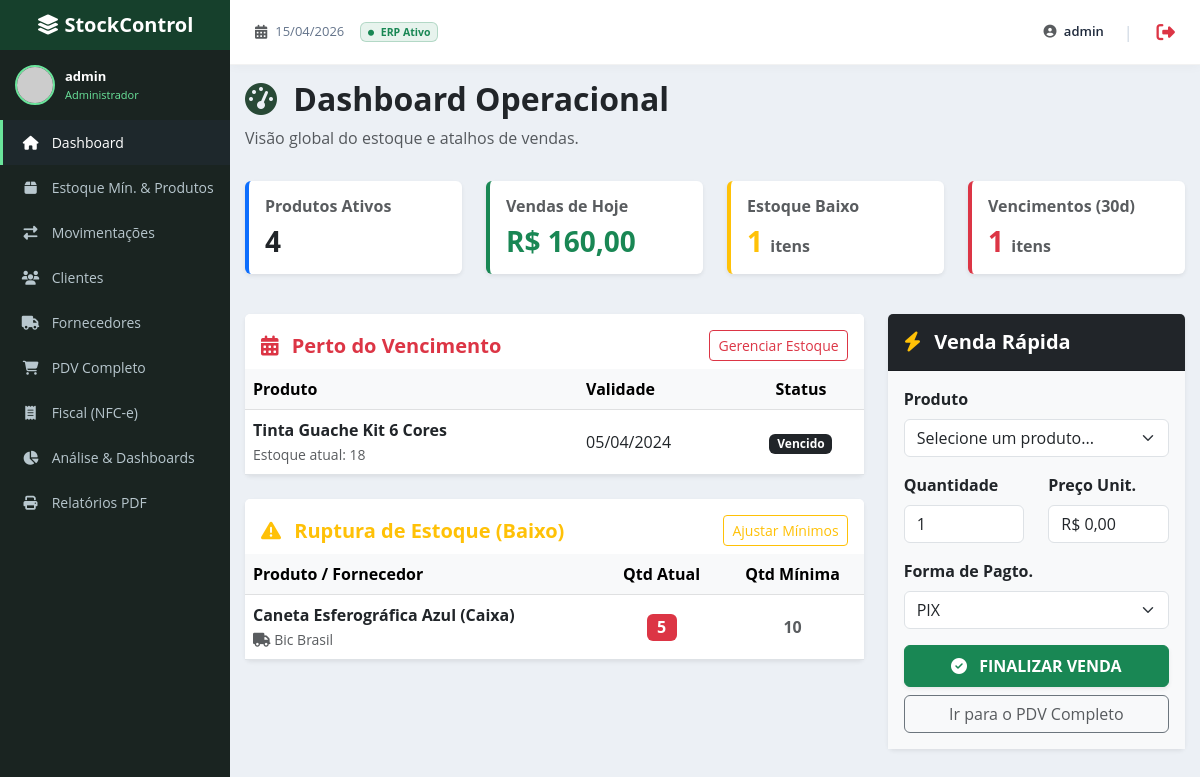
/index.php (signed in), run on the app's committed database.
### tables this page shows
CREATE TABLE IF NOT EXISTS produtos (
    id INT AUTO_INCREMENT PRIMARY KEY,
    nome VARCHAR(255) NOT NULL,
    categoria VARCHAR(100),
    quantidade INT DEFAULT 0,
    estoque_minimo INT DEFAULT 5,
    validade DATE NULL,
    preco_venda DECIMAL(10,2) NOT NULL,
    preco_compra DECIMAL(10,2) NOT NULL DEFAULT 0.00,
    fornecedor_id INT,
    FOREIGN KEY (fornecedor_id) REFERENCES fornecedores(id) ON DELETE SET NULL
);

CREATE TABLE IF NOT EXISTS fornecedores (
    id INT AUTO_INCREMENT PRIMARY KEY,
    nome VARCHAR(255) NOT NULL,
    cnpj VARCHAR(20),
    telefone VARCHAR(20),
    email VARCHAR(255),
    status ENUM('ativo', 'inativo') DEFAULT 'ativo'
);

### index.php (the view, shortened to what this page needs)
<?php
require_once 'db.php';
$stmtTotal = $pdo->query("SELECT COUNT(*) as total FROM produtos");
$totalProdutos = $stmtTotal->fetch()['total'];
$stmtEstoqueBaixo = $pdo->query("
    SELECT p.*, f.nome as fornecedor_nome
    FROM produtos p
    LEFT JOIN fornecedores f ON p.fornecedor_id = f.id
    WHERE p.quantidade <= p.estoque_minimo
    ORDER BY p.quantidade ASC Limit 5
");
$produtosEstoqueBaixo = $stmtEstoqueBaixo->fetchAll();
$stmtTotalBaixo = $pdo->query("SELECT COUNT(*) as total FROM produtos WHERE quantidade <= estoque_minimo");
$totalEstoqueBaixo = $stmtTotalBaixo->fetch()['total'];
$stmtVencimento = $pdo->query("SELECT * FROM produtos WHERE validade IS NOT NULL AND validade <= DATE_ADD(CURDATE(), INTERVAL 30 DAY) ORDER BY validade ASC Limit 5");
$produtosVencimento = $stmtVencimento->fetchAll();
$stmtTotalVenc = $pdo->query("SELECT COUNT(*) as total FROM produtos WHERE validade IS NOT NULL AND validade <= DATE_ADD(CURDATE(), INTERVAL 30 DAY)");
$totalVencimento = $stmtTotalVenc->fetch()['total'];
$stmtVendasHoje = $pdo->query("SELECT SUM(total) as vendas_hoje FROM vendas WHERE DATE(data_venda) = CURDATE()");
$vendasHoje = $stmtVendasHoje->fetch()['vendas_hoje'];
?>
<!DOCTYPE html>
<html lang="pt-BR">
<head>
    <link href="assets/css/bootstrap.min.css" rel="stylesheet">
    <link rel="stylesheet" href="assets/css/all.min.css">
    <link rel="stylesheet" href="style.css">
</head>
<body>
    <div class="sidebar-wrapper">
        <div class="sidebar-brand">
            <i class="fas fa-layer-group"></i> StockControl
        </div>
        <?php
            $userName    = htmlspecialchars($_SESSION['user_name']   ?? 'Usuário');
            $userPerfil  = htmlspecialchars($_SESSION['user_perfil']  ?? 'gestor');
            $perfilLabel = match($userPerfil) {
                'admin'  => 'Administrador',
                'caixa'  => 'Operador de Caixa',
                default  => 'Gestor'
            };
        ?>
        <div class="sidebar-user">
            <img src="https://ui-avatars.com/api/?name=<?= urlencode($userName) ?>&background=2d6a4f&color=fff" width="40" height="40" alt="<?= $userName ?>" style="border-radius:50%;border:2px solid #6ae49b;">
            <div>
                <span class="d-block" style="font-size: 13px; font-weight: bold;"><?= $userName ?></span>
                <span class="d-block" style="font-size: 11px; color: #6ae49b;"><?= $perfilLabel ?></span>
            </div>
        </div>
        <ul class="sidebar-menu">
            <li><a href="index.php" class="active"><i class="fas fa-home"></i> Dashboard</a></li>
            <li><a href="produtos.php"><i class="fas fa-box"></i> Estoque Mín. & Produtos</a></li>
            <li><a href="movimentacoes.php"><i class="fas fa-exchange-alt"></i> Movimentações</a></li>
            <li><a href="clientes.php"><i class="fas fa-users"></i> Clientes</a></li>
            <li><a href="fornecedores.php"><i class="fas fa-truck"></i> Fornecedores</a></li>
            <li><a href="venda.php"><i class="fas fa-shopping-cart"></i> PDV Completo</a></li>
            <li><a href="fiscal.php"><i class="fas fa-receipt"></i> Fiscal (NFC-e)</a></li>
            <li><a href="analise.php"><i class="fas fa-chart-pie"></i> Análise & Dashboards</a></li>
            <li><a href="relatorio_pdf.php"><i class="fas fa-print"></i> Relatórios PDF</a></li>
        </ul>
    </div>
    <div class="main-panel">
        <div class="topbar">
            <div class="topbar-left">
                <i class="fas fa-calendar-alt text-muted me-2"></i> <span style="font-weight: 500; font-size: 13px;"><?= date('d/m/Y') ?></span>
                <span class="ms-3 badge bg-success bg-opacity-10 text-success border border-success border-opacity-25"><i class="fas fa-circle me-1" style="font-size: 6px; vertical-align: middle;"></i> ERP Ativo</span>
            </div>
            <div class="topbar-icons">
                <span class="user-name"><i class="fas fa-user-circle text-muted me-1"></i> <?= htmlspecialchars($_SESSION['user_name'] ?? '') ?></span>
                <span class="divider">|</span>
                <a href="logout.php" class="text-danger ms-1" title="Sair do Sistema" style="font-size: 1.15rem; transition: opacity 0.25s;" onmouseover="this.style.opacity='0.7'" onmouseout="this.style.opacity='1'"><i class="fas fa-sign-out-alt"></i></a>
            </div>
        </div>
<div class="content-header">
            <h2 class="fw-bold text-dark"><i class="fas fa-tachometer-alt me-2 text-primary"></i> Dashboard Operacional</h2>
            <p class="text-muted">Visão global do estoque e atalhos de vendas.</p>
        </div>
        <div class="content-body">
            <div class="row mb-4">
                <div class="col-md-3 col-sm-6 mb-3">
                    <div class="card border-0 shadow-sm h-100" style="border-left: 4px solid #0d6efd !important;">
                        <div class="card-body">
                            <h6 class="text-muted fw-bold">Produtos Ativos</h6>
                            <h3 class="mb-0 fw-bold"><?= $totalProdutos ?></h3>
                        </div>
                    </div>
                </div>
                <div class="col-md-3 col-sm-6 mb-3">
                    <div class="card border-0 shadow-sm h-100" style="border-left: 4px solid #198754 !important;">
                        <div class="card-body">
                            <h6 class="text-muted fw-bold">Vendas de Hoje</h6>
                            <h3 class="mb-0 fw-bold text-success">R$ <?= number_format($vendasHoje ?? 0, 2, ',', '.') ?></h3>
                        </div>
                    </div>
                </div>
                <div class="col-md-3 col-sm-6 mb-3">
                    <div class="card border-0 shadow-sm h-100" style="border-left: 4px solid #ffc107 !important;">
                        <div class="card-body">
                            <h6 class="text-muted fw-bold">Estoque Baixo</h6>
                            <h3 class="mb-0 fw-bold text-warning"><?= $totalEstoqueBaixo ?> <small class="text-muted fs-6">itens</small></h3>
                        </div>
                    </div>
                </div>
                <div class="col-md-3 col-sm-6 mb-3">
                    <div class="card border-0 shadow-sm h-100" style="border-left: 4px solid #dc3545 !important;">
                        <div class="card-body">
                            <h6 class="text-muted fw-bold">Vencimentos (30d)</h6>
                            <h3 class="mb-0 fw-bold text-danger"><?= $totalVencimento ?> <small class="text-muted fs-6">itens</small></h3>
                        </div>
                    </div>
                </div>
            </div>
            <div class="row">
                <div class="col-lg-8">
                    <div class="card border-0 shadow-sm mb-4">
                        <div class="card-header bg-white border-bottom-0 pt-3 pb-2 d-flex justify-content-between align-items-center">
                            <h5 class="fw-bold text-danger m-0"><i class="fas fa-calendar-alt me-2"></i> Perto do Vencimento</h5>
                            <a href="produtos.php" class="btn btn-sm btn-outline-danger">Gerenciar Estoque</a>
                        </div>
                        <div class="card-body p-0">
                            <div class="table-responsive">
                                <table class="table table-hover mb-0 align-middle">
                                    <thead class="table-light">
                                        <tr>
                                            <th>Produto</th>
                                            <th>Validade</th>
                                            <th class="text-center">Status</th>
                                        </tr>
                                    </thead>
                                    <tbody>
                                        <?php if(count($produtosVencimento) > 0): ?>
                                            <?php foreach($produtosVencimento as $p):
                                                $dataValidade = new DateTime($p['validade']);
                                                $hoje = new DateTime();
                                                $dias = $hoje->diff($dataValidade)->format('%R%a');
                                                $statusClass = ($dias < 0) ? "bg-dark" : (($dias <= 15) ? "bg-danger" : "bg-warning text-dark");
                                                $statusLabel = ($dias < 0) ? "Vencido" : "Faltam {$dias} dias";
                                            ?>
                                            <tr>
                                                <td><strong><?= htmlspecialchars($p['nome']) ?></strong><br><small class="text-muted">Estoque atual: <?= $p['quantidade'] ?></small></td>
                                                <td><?= date('d/m/Y', strtotime($p['validade'])) ?></td>
                                                <td class="text-center"><span class="badge <?= $statusClass ?>"><?= $statusLabel ?></span></td>
                                            </tr>
                                            <?php endforeach; ?>
                                        <?php else: ?>
                                            <tr><td colspan="3" class="text-center py-4 text-muted">Tudo certo com os vencimentos.</td></tr>
                                        <?php endif; ?>
                                    </tbody>
                                </table>
                            </div>
                        </div>
                    </div>
                    <div class="card border-0 shadow-sm mb-4">
                        <div class="card-header bg-white border-bottom-0 pt-3 pb-2 d-flex justify-content-between align-items-center">
                            <h5 class="fw-bold text-warning m-0"><i class="fas fa-exclamation-triangle me-2"></i> Ruptura de Estoque (Baixo)</h5>
                            <a href="produtos.php" class="btn btn-sm btn-outline-warning">Ajustar Mínimos</a>
                        </div>
                        <div class="card-body p-0">
                            <div class="table-responsive">
                                <table class="table table-hover mb-0 align-middle">
                                    <thead class="table-light">
                                        <tr>
                                            <th>Produto / Fornecedor</th>
                                            <th class="text-center">Qtd Atual</th>
                                            <th class="text-center">Qtd Mínima</th>
                                        </tr>
                                    </thead>
                                    <tbody>
                                        <?php if(count($produtosEstoqueBaixo) > 0): ?>
                                            <?php foreach($produtosEstoqueBaixo as $p): ?>
                                            <tr>
                                                <td><strong><?= htmlspecialchars($p['nome']) ?></strong><br><small class="text-muted"><i class="fas fa-truck"></i> <?= htmlspecialchars($p['fornecedor_nome'] ?? 'Sem Fornecedor') ?></small></td>
                                                <td class="text-center"><span class="badge bg-danger fs-6"><?= $p['quantidade'] ?></span></td>
                                                <td class="text-center text-muted fw-bold"><?= $p['estoque_minimo'] ?></td>
                                            </tr>
                                            <?php endforeach; ?>
                                        <?php else: ?>
                                            <tr><td colspan="3" class="text-center py-4 text-muted">Estoque saudável.</td></tr>
                                        <?php endif; ?>
                                    </tbody>
                                </table>
                            </div>
                        </div>
                    </div>
                </div>
                <div class="col-lg-4">
                    <div class="card border-0 shadow-sm">
                        <div class="card-header bg-dark text-white pt-3 pb-3">
                            <h5 class="m-0 fw-bold"><i class="fas fa-bolt text-warning me-2"></i> Venda Rápida</h5>
                        </div>
                        <div class="card-body bg-light">
                            <form action="venda_action.php" method="POST">
                                <div class="mb-3">
                                    <label class="form-label fw-bold">Produto</label>
                                    <select class="form-select" name="produto_id" required>
                                        <option value="">Selecione um produto...</option>
                                    </select>
                                </div>
                                <div class="row">
                                    <div class="col-6 mb-3">
                                        <label class="form-label fw-bold">Quantidade</label>
                                        <input type="number" name="quantidade" class="form-control" value="1" min="1" required>
                                    </div>
                                    <div class="col-6 mb-3">
                                        <label class="form-label fw-bold">Preço Unit.</label>
                                        <input type="text" class="form-control bg-white" readonly value="R$ 0,00" id="preco_display">
                                    </div>
                                </div>
                                <div class="mb-3">
                                    <label class="form-label fw-bold">Forma de Pagto.</label>
                                    <select class="form-select" name="forma_pagamento" required>
                                        <option value="PIX">PIX</option>
                                    </select>
                                </div>
                                <button type="submit" class="btn btn-success w-100 py-2 fw-bold text-uppercase shadow-sm">
                                    <i class="fas fa-check-circle me-2"></i> Finalizar Venda
                                </button>
                                <a href="venda.php" class="btn btn-link w-100 mt-2 text-decoration-none text-muted text-center d-block border border-secondary rounded">Ir para o PDV Completo</a>
                            </form>
                        </div>
                    </div>
                </div>
            </div>
        </div>
    </div>
</body>
</html>

### data on the page
produtos: nome "Tinta Guache Kit 6 Cores", quantidade "18", validade "05/04/2024"
produtos: nome "Caneta Esferográfica Azul (Caixa)", fornecedor.nome "Bic Brasil", quantidade "5", estoque_minimo "10"

### other printed values
$userName "admin"
$perfilLabel "Administrador"
$_SESSION['user_name'] "admin"
$totalProdutos "4"
$vendasHoje "160,00"
$totalEstoqueBaixo "1"
$totalVencimento "1"
